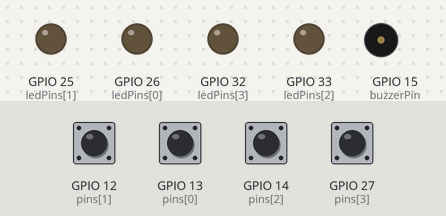
This sketch was run on a simulated ESP32. On the bench: output pins drawn as LEDs (lit = HIGH), buzzer (waves = sounding). The test bench sets the inputs (shaded band); at power-on: GPIO 12 (pins[1]), GPIO 13 (pins[0]), GPIO 14 (pins[2]), GPIO 27 (pins[3]) HIGH. WiFi joins after 1.5 s; servers stay silent unless stated; what the sketch prints to the serial monitor is not drawn.

Above: at 2.7 s.
2.8 s: GPIO 12 (pins[1]) pulled LOW for 0.15 s
At 3.3 s:
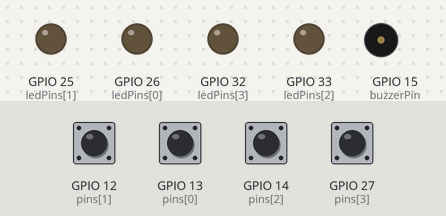
4.4 s: GPIO 13 (pins[0]) pulled LOW for 0.15 s
At 5.7 s:
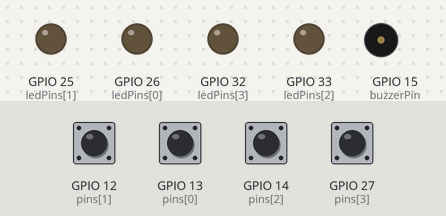
6.0 s: GPIO 14 (pins[2]) pulled LOW for 0.15 s
At 6.07 s:
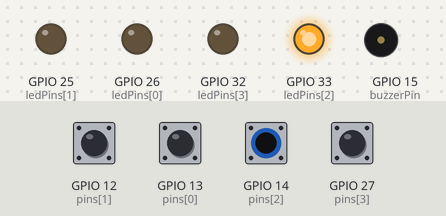
7.6 s: GPIO 27 (pins[3]) pulled LOW for 0.15 s
At 7.67 s:
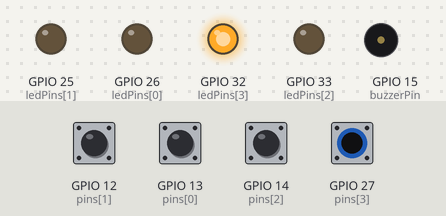
9.2 s: GPIO 12 (pins[1]) driven LOW and GPIO 13 (pins[0]) driven LOW
At 9.7 s:
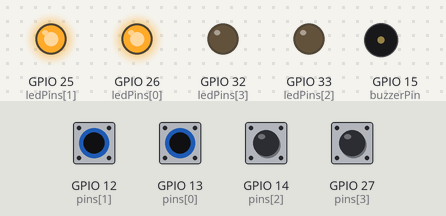
10.7 s: GPIO 14 (pins[2]) pulled LOW for 1 s
At 11.5 s:
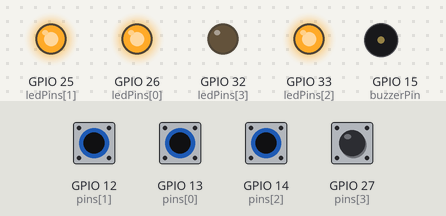
Timing chart, 0 to 13.7 s (numbered marks = the images above; inputs shaded):
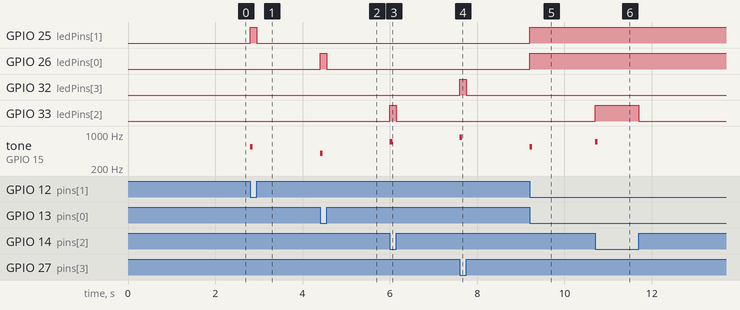

Measured:
- after the input at 2.8 s, GPIO 25 (ledPins[1]): LOW → HIGH at once, → LOW 0.15 s later; tone on GPIO 15 (buzzerPin): silent → 550 Hz at once, → silent 0.06 s later
- after the input at 4.4 s, GPIO 26 (ledPins[0]): LOW → HIGH at once, → LOW 0.15 s later; tone on GPIO 15 (buzzerPin): silent → 400 Hz at once, → silent 0.06 s later
- after the input at 6.0 s, GPIO 33 (ledPins[2]): LOW → HIGH at once, → LOW 0.15 s later; tone on GPIO 15 (buzzerPin): silent → 700 Hz at once, → silent 0.06 s later
- after the input at 7.6 s, GPIO 32 (ledPins[3]): LOW → HIGH at once, → LOW 0.15 s later; tone on GPIO 15 (buzzerPin): silent → 850 Hz at once, → silent 0.06 s later
- after the input at 9.2 s, GPIO 25 (ledPins[1]), GPIO 26 (ledPins[0]): LOW → HIGH at once; tone on GPIO 15 (buzzerPin): silent → 550 Hz at once, → silent 0.06 s later
- after the input at 10.7 s, GPIO 33 (ledPins[2]): LOW → HIGH at once, → LOW 1.0 s later; tone on GPIO 15 (buzzerPin): silent → 700 Hz at once, → silent 0.06 s later

The sketch:

esp32_guitar_beat.ino
```cpp
#include <WiFi.h>
#include <WebSocketsClient.h>   // "WebSockets" by Markus Sattler

// ---- EDIT THESE ----
const char* ssid = "DITO_E9043_2.4";
const char* pass = "Ab002958";
const char* host = "192.168.8.125";   // IP of the PC running server.js (use ipconfig)
const uint16_t port = 3000;
// --------------------

const int pins[4]    = {13, 12, 14, 27};   // buttons -> GND (INPUT_PULLUP)
const int ledPins[4] = {26, 25, 33, 32};   // optional LEDs (with 220 ohm resistor)
const int buzzerPin  = 15;                 // optional buzzer

bool last[4] = {HIGH, HIGH, HIGH, HIGH};
unsigned long lastTime[4] = {0, 0, 0, 0};
WebSocketsClient ws;

void setup() {
  Serial.begin(115200);
  for (int i = 0; i < 4; i++) {
    pinMode(pins[i], INPUT_PULLUP);
    pinMode(ledPins[i], OUTPUT);
  }
  pinMode(buzzerPin, OUTPUT);

  WiFi.begin(ssid, pass);
  Serial.print("Connecting WiFi");
  while (WiFi.status() != WL_CONNECTED) { delay(300); Serial.print("."); }
  Serial.println("\nConnected: " + WiFi.localIP().toString());

  ws.begin(host, port, "/");
  ws.setReconnectInterval(2000);
}

void loop() {
  ws.loop();
  for (int i = 0; i < 4; i++) {
    bool s = digitalRead(pins[i]);
    if (s != last[i] && millis() - lastTime[i] > 20) {   // debounce
      lastTime[i] = millis();
      last[i] = s;
      digitalWrite(ledPins[i], s == LOW);
      if (s == LOW) {
        ws.sendTXT("{\"type\":\"down\",\"lane\":" + String(i) + "}");
        tone(buzzerPin, 400 + i * 150, 60);
      } else {
        ws.sendTXT("{\"type\":\"up\",\"lane\":" + String(i) + "}");
      }
    }
  }
}
```
